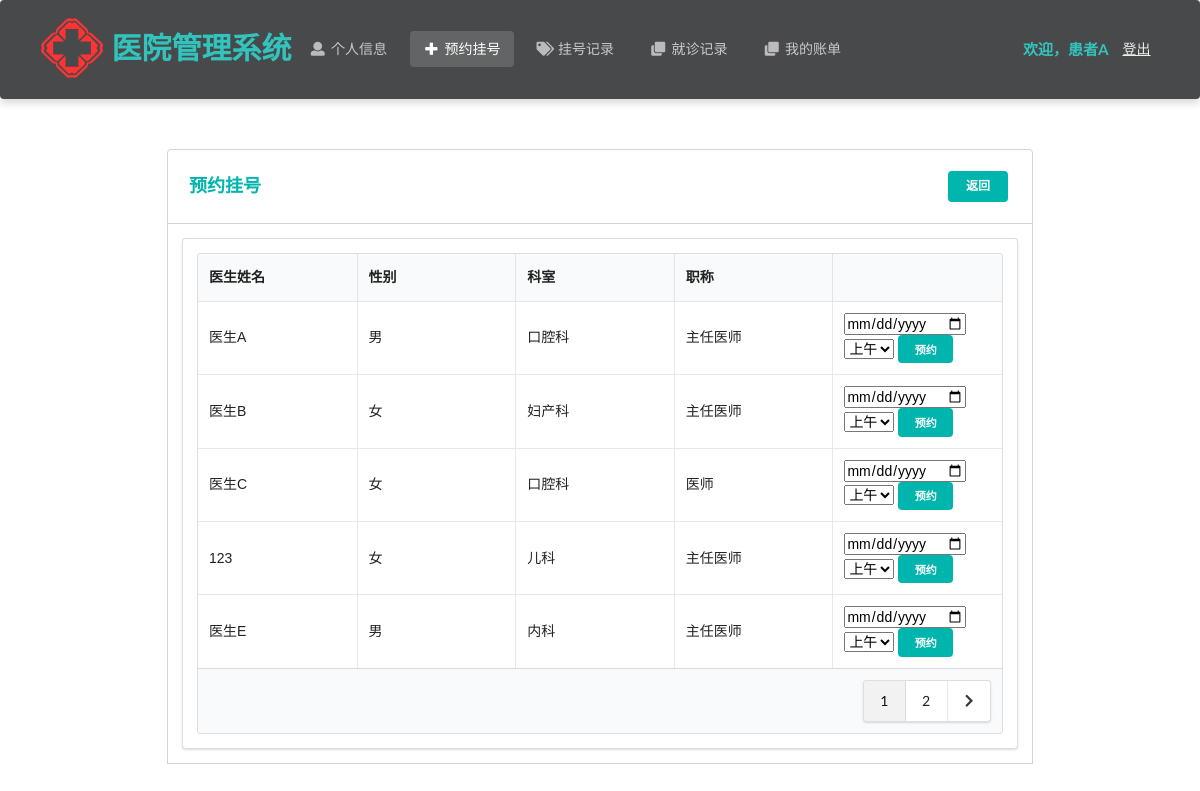
Page /patient/makeAppointment (signed in) on the committed database.
### Hospital/models.py (models this page shows, shortened)
class Patient(models.Model):
    name = models.CharField(max_length=10)  # 姓名
    password = models.CharField(max_length=32)  # 密码
    gender = models.CharField(max_length=32, choices=gender_choices)  # 性别
    identity_card_no = models.CharField(max_length=32, unique=True)  # 身份证号
    medical_insurance = models.BooleanField()  # 是否有医保
    telephone_no = models.CharField(max_length=32)  # 电话号码
    birth_date = models.DateField()  # 出生日期
    create_time = models.DateTimeField(auto_now_add=True)  # 注册时间

class Doctor(models.Model):
    department_choices = (
        ('Department of Internal Medicine', '内科'),
        ('Department of Surgery', '外科'),
        ('Department of Pediatrics', '儿科'),
        ('Department of Obstetrics and Gynecology', '妇产科'),
        ('Department of Traditional Chinese Medicine', '中医科'),
        ('Department of Dermatology', '皮肤科'),
        ('Department of Oral Medicine', '口腔科'),
        ('Laboratory', '化验室'),
        ('X-ray Room', 'X光室'),
        ('Cystoscopy Room', '膀胱镜室'),
        ('Gastroscope Room', '胃镜室'),
    )
    title_choices = (
        ('director physician', '主任医师'),
        ('assistant director physician', '副主任医师'),
        ('physician', '医师')
    )
    name = models.CharField(max_length=10)  # 姓名
    password = models.CharField(max_length=32)  # 密码
    gender = models.CharField(max_length=32, choices=gender_choices)  # 性别
    identity_card_no = models.CharField(max_length=32, unique=True)  # 身份证号
    is_inspector = models.BooleanField(default=False)  # 是否为检查人员
    department = models.CharField(max_length=64, choices=department_choices)  # 科室
    title = models.CharField(max_length=64, choices=title_choices)  # 职称
    description = models.TextField(max_length=500, default='暂无简介')  # 简介
    create_time = models.DateTimeField(auto_now_add=True)  # 注册时间

### Hospital/patientViews.py (the view, shortened to what this page needs)
# urls.py: path('patient/makeAppointment', patientViews.makeAppointment),
def makeAppointment(request):
    records = models.Doctor.objects.filter(is_inspector=False)
    patient = models.Patient.objects.get(identity_card_no=request.session['identity_card_no'])
    num_per_page = 5
    paginator = Paginator(records, num_per_page)
    page = request.GET.get('page', 1)
    try:
        page_obj = paginator.page(page)
    except PageNotAnInteger:
        page_obj = paginator.page(1)
    except EmptyPage:
        page_obj = paginator.page(paginator.num_pages)
    is_paginated = True if paginator.num_pages > 1 else False
    page_range = paginator.get_elided_page_range(page, on_each_side=3, on_ends=2)
    return render(request, 'patient/makeAppointment.html', locals())

### Hospital/templates/patient/makeAppointment.html (shortened to what this page needs)
<!DOCTYPE html>
<html lang="ch">
{% load static %}
<head>
    <link rel="stylesheet" href="https://cdn.jsdelivr.net/semantic-ui/2.2.4/semantic.min.css">
    <link rel="stylesheet" href="../../static/Hospital/css/me.css">
    <link rel="stylesheet" href="{% static 'Hospital/css/entry.css' %}">
</head>
<body>
    <nav class="ui inverted  segment m-padded-tb-large m-shadow-small m-opacity-mini">
        <div class="ui container">
            <div class="ui inverted secondary stackable menu">
                <img src="../../static/Hospital/img/logo.svg" height="80" width="80"/>
                <h2 class="ent">医院管理系统</h2>
                <a href="/patient/info" class="m-item item"><i class="user icon"></i>个人信息</a>
                <a href="/patient/makeAppointment" class="active m-item item"><i class="plus icon"></i>预约挂号</a>
                <a href="/patient/appointment" class="m-item item"><i class="tags icon"></i>挂号记录</a>
                <a href="/patient/diagnosis" class="m-item item"><i class="clone icon"></i>就诊记录</a>
                <a href="/patient/bill" class="m-item item"><i class="clone icon"></i>我的账单</a>
                <div class="right m-item item">
                    <h4 class="ui teal header item">欢迎，{{ patient.name }}</h4>
                    <a href="/patient/logout/" class="text-success "><ins>登出</ins></a>
                </div>
            </div>
        </div>
    </nav>
    <div class="m-container m-padded-tb-big">
        <div class="container">
            <div class="ui top attached rounded padded segment">
                <div class="ui middle aligned two column grid">
                    <div class="column">
                        <h3 class="ui teal header">预约挂号</h3>
                    </div>
                    <div class="basic right aligned column">
                        <a href="/patient/info/" class="ui teal tiny centered button">返回</a>
                    </div>
                </div>
            </div>
            <div class="ui attached segment">
                <div class="ui segment ">
                    <table class="ui celled six column table">
                        <thead>
                            <tr>
                                <th>医生姓名</th>
                                <th>性别</th>
                                <th>科室</th>
                                <th>职称</th>
                                <th></th>
                            </tr>
                        </thead>
                        <tbody>
                            {% for rec in page_obj%}
                            <tr>
                                <td>{{ rec.name }}</td>
                                <td>{{ rec.get_gender_display }}</td>
                                <td>{{ rec.get_department_display }}</td>
                                <td>{{ rec.get_title_display }}</td>
                                <td><form action="" method="post">
                                <input type="date" name="appointment_date">
                                    <select name="appointment_time" >
                                    <option value="Morning">上午</option>
                                    </select>
                                    <button type="submit" class="ui teal mini centered button" value="预约">预约</button>
                                    </form>
                                </td>
                            </tr>
                        {% endfor %}
                        </tbody>
                      <tfoot>
                        {% if is_paginated %}
                        <tr><th colspan="5">
                          <div class="ui right floated pagination menu">
                              {% for i in page_range %}
                                {% if page_obj.number == i %}
                                    <a class="item active">{{ i }}</a>
                                {% elif i == '…' %}
                                    <a class="item" href="?page=1">{{ i }}</a>
                                {% else %}
                                    <a class="item" href="?page={{ i }}">{{ i }}</a>
                                {% endif %}
                              {% endfor %}
                              {% if page_obj.has_next %}
                              <a class="icon item" href ="?page={{ page_obj.next_page_number }}">
                              <i class="right chevron icon"></i>
                              </a>
                              {% endif %}
                          </div>
                        </th>
                      </tr>
                      {% endif %}
                      </tfoot>
                    </table>
                </div>
            </div>
        </div>
            </div>
    <br>
    <br>
    <br>
</body>
</html>

### Hospital/static/Hospital/css/me.css (style rules this page uses)
.m-padded-tb-large { padding-top: 1.3em !important; padding-bottom: 1.3em !important; }
.m-padded-tb-big { padding-top: 3em !important; padding-bottom: 3em !important; }
.m-opacity-mini { opacity: 0.8!important; }
.m-container { max-width: 72em !important; margin: auto !important; }
.m-shadow-small { -webkit-box-shadow: 0 4px 8px rgba(0,0,0,0.2) !important; box-shadow: 0 4px 8px rgba(0,0,0,0.2) !important; }

### Hospital/static/Hospital/css/entry.css (style rules this page uses)
* { margin: 0; padding: 0; }
a { text-decoration: none; }
body { -webkit-font-smoothing: antialiased; background-color: #fff; font: 12px/1.5 Microsoft YaHei, Heiti SC, tahoma, arial, Hiragino Sans GB, "\5B8B\4F53", sans-serif; color: #666; }
.ui img { margin-top:-10px; margin-bottom:-10px; }
.ui .ent { font-size:30px; margin-top:10px; color:#00B5AD; }

### rows in the picture
Patient: name "患者A"
Doctor: name "医生A", gender "男", department "口腔科", title "主任医师"
Doctor: name "医生B", gender "女", department "妇产科", title "主任医师"
Doctor: name "医生C", gender "女", department "口腔科", title "医师"
Doctor: name "123", gender "女", department "儿科", title "主任医师"
Doctor: name "医生E", gender "男", department "内科", title "主任医师"

### other values in the picture
{{ i }} "1"
{{ i }} "2"
